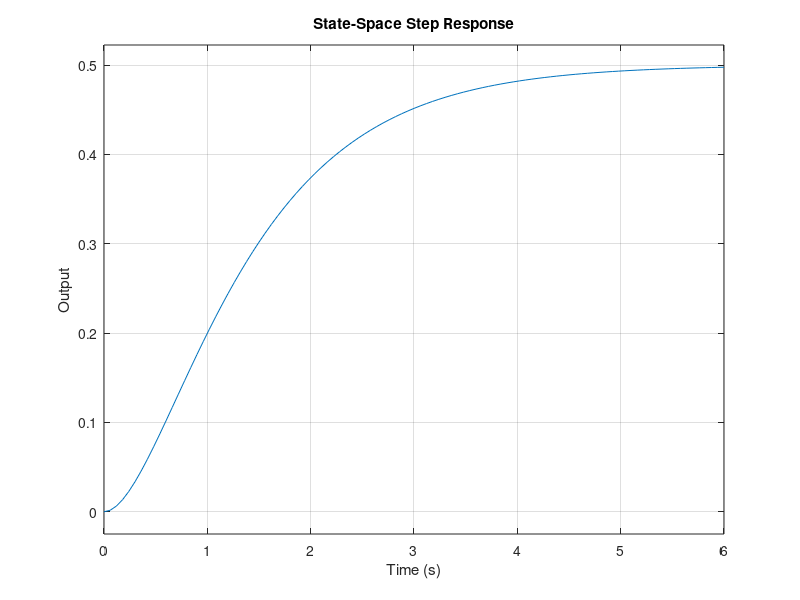

This figure's MATLAB source:
clc; clear; close all;

% Define the transfer function
s = tf('s');
G = 1 / (s^2 + 3*s + 2);

% Convert to state-space
[A, B, C, D] = tf2ss([1], [1, 3, 2]);

% Display State-Space Matrices
disp('A matrix:'), disp(A);
disp('B matrix:'), disp(B);
disp('C matrix:'), disp(C);
disp('D matrix:'), disp(D);

% State-space system
sys = ss(A, B, C, D);

% Step response
figure;
step(sys);
title('State-Space Step Response');
xlabel('Time (s)');
ylabel('Output');
grid on;
